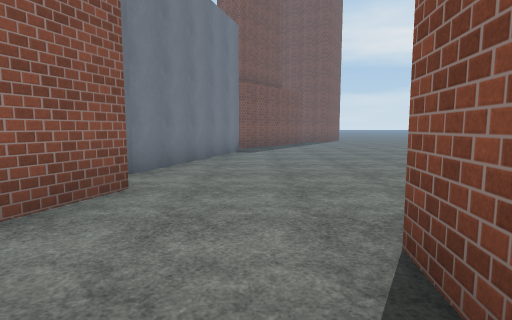
[1] (above)

14 first-person views from a walk through a scene from a Unity 3-D project. The camera is 1.5 m above the floor, tilts 6° down and sees 80° across. The floor is counted in squares, 2 m on a side. Each view is taken from the middle of a square. On the plan, view 1 faces up. The plan holds only what a view shows up to about 10 squares ahead; the rest is blank. The place goes on beyond the plan. Some animated figures are left out. Surface patterns are stand-ins for the level's own textures.

[2]
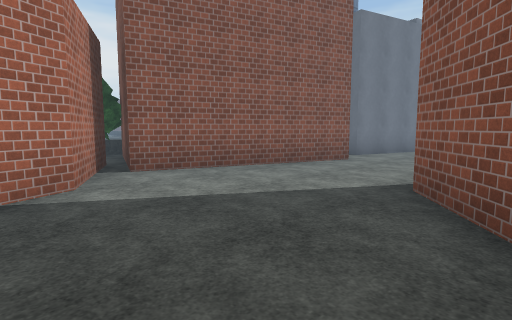

[3]
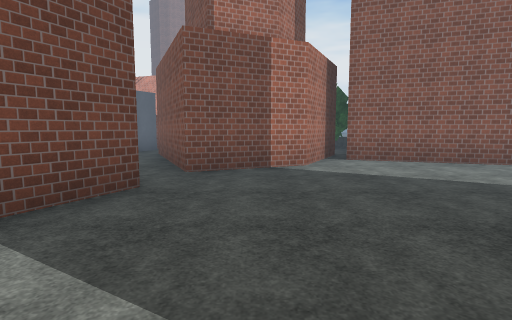

[4]
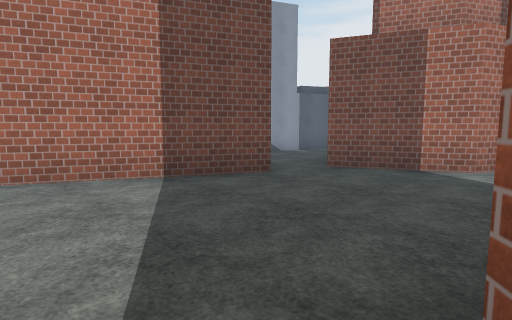

[5]
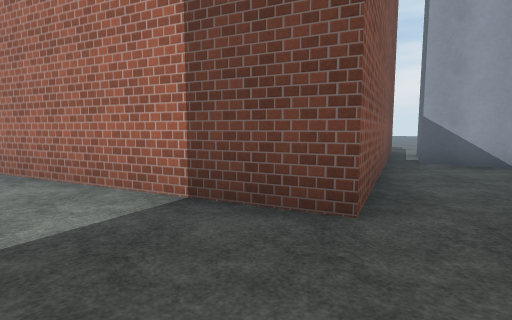

[6]
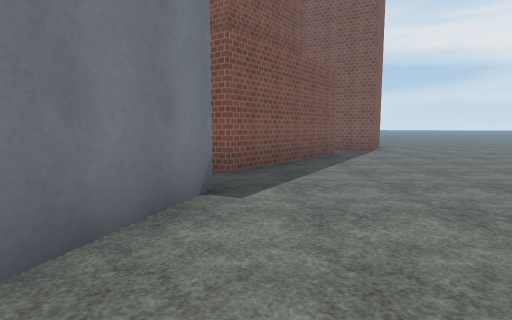

[7]
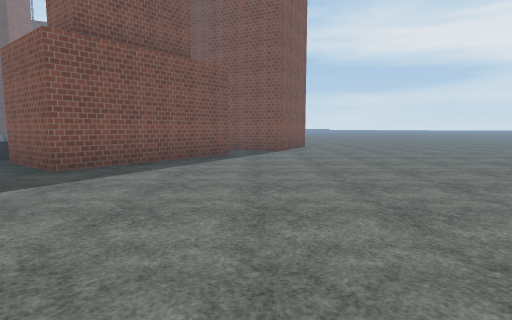

[8]
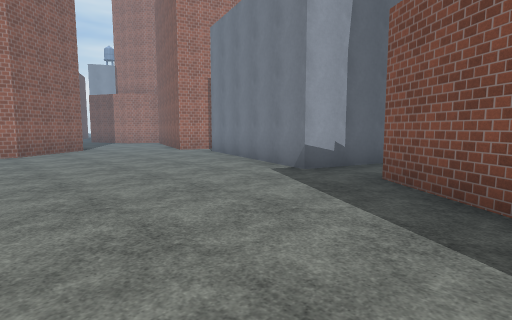

[9]
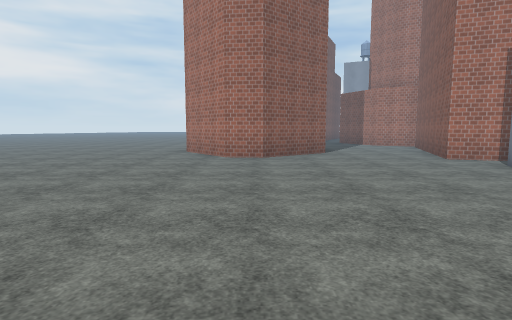

[10]
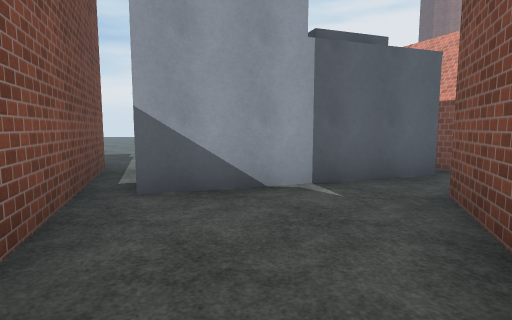

[11]
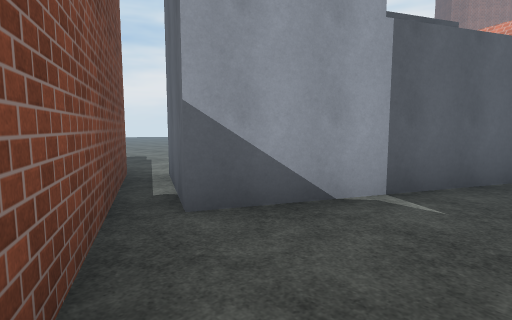

[12]
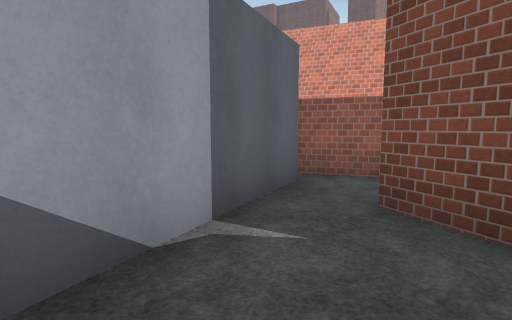

[13]
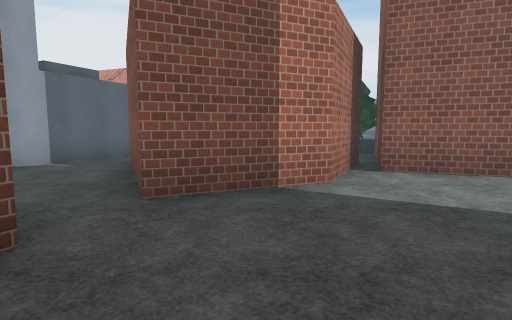

[14]
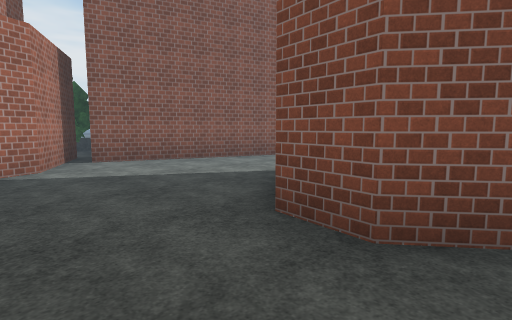

### Floor plan
Key: @ floor where view 1 was taken; # wall or solid block; . floor; ^ raised ledge; B building; T tree; O other object.
Columns run from 7 left of view 1 to 4 right of it. Each row starts with its distance up from view 1.
 16          .##
 15         ##..
 14         #...
 13     ^####...
 12      .##....
 11      .......
 10     BBB.....
  9       B.....
  8      BB.....
  7     OB......
  6      B......
  5      B......
  4     ##......
  3     ##....##
  2     #...####
  1     #...## #
  0 #####..@.###
 -1 TT##......#.
 -2    ###......
 -3      #......
 -4     ##......
 -5 #.###..##...
 -6 #......####.
 -7 BBB...##  ##
 -8  BBBB.
 -9     B#
-10     B#
-11    .##
-12    ..
-13   ..
-14   ..

Positions as (right, up) in squares from view 1, and headings:
1: (0, 0), facing up
2: (2, -3), facing up-left
3: (4, -3), facing left
4: (4, -1), facing down-left
5: (1, -2), facing down
6: (0, 6), facing up
7: (3, 6), facing up
8: (4, 13), facing down-left
9: (3, 11), facing down
10: (-1, -5), facing down-left
11: (-1, -6), facing down-left
12: (-2, -7), facing left
13: (2, -3), facing left
14: (4, -3), facing up-left
